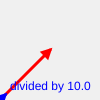
Frame 1 (no input)
Frame 60 (no input): identical to frame 1, image omitted
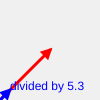
Frame 120 (the mouse pressed at the canvas centre since frame 60)

The p5.js sketch that drew these frames (run headless with seeded random() and noise() and a simulated clock; from frame 60 on, the mouse is pressed at the canvas centre):

// p5.js sketch
// ── sketch.js
function setup() {
	createCanvas(100, 100);
}

function draw() {
  background(240);
  let v0 = createVector(0,100);

  let v1 = createVector(50, -50);
  drawArrow(v0,v1,'red');

  let num = map(mouseX,0,width,10,0.5,true);

  let v2 = p5.Vector.div(v1,num);
  drawArrow(v0,v2,'blue');

  noStroke();
  text('divided by '+nf(num,1,1),10,90);
}

// draws arrow between two vectors
function drawArrow(vec0, vec1, myColor) {
  stroke(myColor);
  strokeWeight(3);
  fill(myColor);
  push();
  translate(vec0.x, vec0.y);
  line(0, 0, vec1.x, vec1.y);
  rotate(vec1.heading());
  let arrowSize = 7;
  translate(vec1.mag() - arrowSize,0);
  triangle(0, arrowSize / 2, 0, -arrowSize / 2, arrowSize, 0);
  pop();
}
